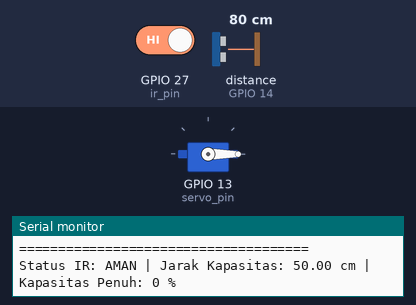
A program run on a simulated ESP32. On the bench: servo, the last lines printed to the serial monitor. The inputs (shaded band) are chosen by the test bench; at power-on: GPIO 27 (ir_pin) HIGH, distance to the obstacle (sensor on GPIO 14) 80 cm. The echo pulse lasts 58.3 µs per cm; WiFi joins after 1.5 s; servers stay silent unless stated.

Above: at 3.7 s.
3.8 s: GPIO 27 (ir_pin) driven LOW
At 4.9 s:
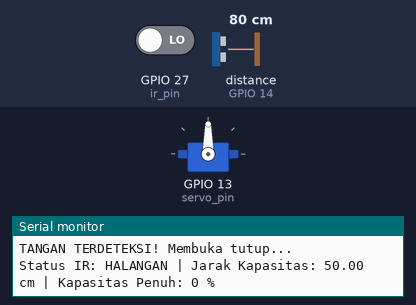
9.7 s: distance to the obstacle (sensor on GPIO 14) set to 7 cm
15.3 s: distance to the obstacle (sensor on GPIO 14) set to 4 cm
Timing chart, 0 to 18.3 s (numbered marks = the images above; inputs shaded):
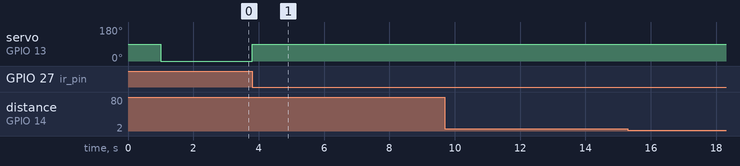

Measured:
- after the input at 3.8 s, servo on GPIO 13 (servo_pin): 0° → 90° at once

The program:

main.cpp
```cpp
#define _DEBUG_

#include <Arduino.h>
#include <ESP32Servo.h>
#include <WiFi.h>
#include <ThingerESP32.h>
#include <NewPing.h>
#include "config.h"

// -- inisialisasi objek global
Servo motorServo;
ThingerESP32 thing(thinger_username, thinger_device_id, thinger_device_credential);
NewPing sonar(trigger_pin, echo_pin, bin_capacity);

// -- inisiasi variabel global
unsigned long lidOpenTime = 0;
bool statusServo = false; // false = tutup, true = buka
int currentCapacity = 0; // kapasitas saat ini

// -- fungsi helper
// float readDistance(int trigPin, int echoPin); // dalam cm
int countCapacityPercentage(float distance); // dalam %
void openLid();
void closeLid();
void connectToWiFi();

// -- fungsi setup
void setup()
{
  // Memulai komunikasi serial pada kecepatan 115200 bps
  Serial.begin(115200);
  Serial.println("Inisialisasi Sistem Inti Tong Sampah Pintar (singular mode)...");

  // Beri jeda sedikit agar serial monitor siap
  delay(1000);

  pinMode(ir_pin, INPUT_PULLUP);
  motorServo.attach(servo_pin);
  closeLid();

  // Setup koneksi WiFi dan Thinger.io
  Serial.println("Menghubungkan ke WiFi...");
  connectToWiFi();

  // Setup Thinger.io resources
  // char resourceName[32];
  // sprintf(resourceName, "bin_capacity_%d", device_index);
  thing["capacity"] >> outputValue(currentCapacity);

  Serial.println("=====================================");
  Serial.println("Setup Selesai. ESP32 siap.");
  Serial.println("Proyek Tong Sampah Pintar Dimulai!");
  Serial.println("=====================================");
}

void loop()
{
  unsigned long currentMillis = millis();

  if (WiFi.status() != WL_CONNECTED) {
    connectToWiFi();
  } else {
    thing.handle(); // menangani komunikasi Thinger.io
  }

  // logika buka tutup tong sampah
  if (digitalRead(ir_pin) == LOW && !statusServo)  {
    Serial.println("Tangan terdeteksi! Membuka tong...");
    openLid();
    lidOpenTime = millis();
  }

  if (statusServo && (millis() - lidOpenTime >= servo_duration))
  {
    Serial.println("Waktu habis. Menutup tong...");
    closeLid();
  }

  // logika kapasitas tong sampah -- serial monitor
  static unsigned long lastCapacityCheck = 0;
  if (currentMillis - lastCapacityCheck >= 2000)  {
    lastCapacityCheck = currentMillis;
    float distance = sonar.ping_cm(); // fungsi baca jarak
    if (distance == 0) {
      distance = bin_capacity; // jika tidak ada echo, anggap jarak di luar kapasitas
    }

    currentCapacity = countCapacityPercentage(distance); // fungsi hitung kapasitas

    Serial.print("Status IR: ");
    Serial.print(digitalRead(ir_pin) == LOW ? "HALANGAN" : "AMAN");
    Serial.print(" | ");
    Serial.print("Jarak Kapasitas: ");
    Serial.print(distance);
    Serial.print(" cm | ");
    Serial.print("Kapasitas Penuh: ");
    Serial.print(currentCapacity);
    Serial.println(" %");

    if (distance <= bin_threshold)
    {
      Serial.println("Peringatan: Kapasitas tong sampah penuh!");
    }

    lastCapacityCheck = currentMillis;
  }
}

void connectToWiFi()
{
  Serial.print("Menghubungkan ke SSID: ");
  Serial.println(wifi_ssid);

  WiFi.mode(WIFI_STA);
  WiFi.begin(wifi_ssid, wifi_password);

  unsigned long startAttemptTime = millis();
  while (WiFi.status() != WL_CONNECTED) {
    delay(500);
    Serial.print(".");
    // Timeout setelah 10 detik
    if (millis() - startAttemptTime > 10000) {
      Serial.println("\nGagal terhubung ke WiFi. Periksa kredensial dan jangkauan sinyal.");
      return;
    }
  }

  Serial.println("\nTerhubung ke WiFi!");
  Serial.print("Alamat IP: ");
  Serial.println(WiFi.localIP());
}

// -- implementasi fungsi helper
void openLid()
{
  Serial.println("TANGAN TERDETEKSI! Membuka tutup...");
  motorServo.write(90); // buka 90 derajat
  statusServo = true;
}

void closeLid()
{
  Serial.println("Menutup tutup...");
  motorServo.write(0); // tutup
  statusServo = false;
}

float readDistance(int trigPin, int echoPin)
{
  // Pastikan trigger pin LOW
  digitalWrite(trigPin, LOW);
  delayMicroseconds(2);

  // Kirim pulsa HIGH selama 10 mikrodetik
  digitalWrite(trigPin, HIGH);
  delayMicroseconds(10);
  digitalWrite(trigPin, LOW);

  // Baca durasi pulsa HIGH pada echo pin
  long duration = pulseIn(echoPin, HIGH);

  // Hitung jarak dalam cm (kecepatan suara ~34300 cm/s)
  float distance = (duration * 0.034) / 2; // dibagi 2 karena bolak-balik

  return distance;
}

int countCapacityPercentage(float distance)
{
  distance = constrain(distance, bin_threshold, bin_capacity); // batasi jarak
  float filledHeight = bin_capacity - distance; // tinggi terisi
  float measuredCapacity = bin_capacity - bin_threshold; // kapasitas terukur

  if (measuredCapacity <= 0)
    return 0; // hindari pembagian nol

  float capacityPercent = (filledHeight / measuredCapacity) * 100.0; // dalam persen

  return constrain((int)capacityPercent, 0, 100); // batasi antara 0-100%
}
```

config.h
```cpp
#pragma once

// -- indeks perangkat sebagai id unik --
// #define device_index 1 // ganti dengan indeks unik untuk setiap perangkat (misal: 1, 2, 3, ...)

// -- konfig pin sensor dan aktuator --
const int servo_pin = 13; // pin servo motor
const int trigger_pin = 12; // pin trigger sensor ultrasonik
const int echo_pin = 14; // pin echo sensor ultrasonik
const int ir_pin = 27; // pin sensor infrared

// -- konfig fisik dan logika --
const unsigned long servo_duration = 5000; // dalam ms (5 detik)
const float bin_capacity = 50.0; // tinggi fisik tong sampah (cm)
const float bin_threshold = 5.0; // batas maksimal jarak (cm) untuk deteksi penuh
const unsigned long data_send_interval = 10000; // interval pengiriman data ke server (ms) - 10 detik
const unsigned long sensor_read_interval = 5000; // interval pembacaan sensor (ms) - 5 detik

// -- konfig backend --

// kredensial WiFi
const char *wifi_ssid = "ADVAN V1 PRO-8A105E"; // ssid wifi
const char *wifi_password = "R1caGorengzhu";  // password wifi

// kredensial Thinger.io
#define thinger_username "michaelwk_"          // username Thinger.io
#define thinger_device_id "ta-sampah-11254"   // device id Thinger.io
#define thinger_device_credential "210711254" // kredensial device Thinger.io
```
